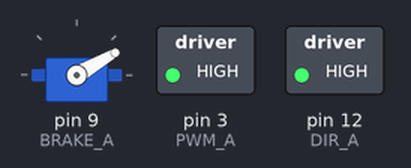
This sketch was run on a simulated Arduino Uno, built with avr-gcc and run on an emulated ATmega328P. Parts: servo, switched loads named in the sketch (green lamp = pin HIGH). What the sketch prints to the serial monitor is not drawn.

Above: at 0.05 s.
Timing chart, 0 to 8.1 s (numbered marks = the images above):
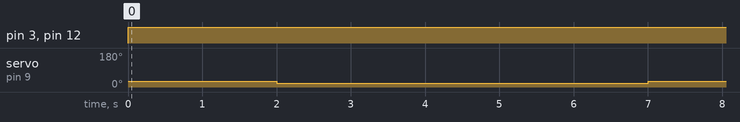

Measured:
- by itself, pin 3 (PWM_A), pin 12 (DIR_A): LOW → HIGH at 0.00 s
- by itself, servo on pin 9 (BRAKE_A): alternates 30° for 2.0 s and 20° for 5.0 s

The sketch:

_003.ino
```cpp
#include <Servo.h>

Servo myservo;  // create servo object to control a servo
// twelve servo objects can be created on most boards


const int
PWM_A   = 3,
DIR_A   = 12,
BRAKE_A = 9,
SNS_A   = A0;


void setup() {
  // Configure the A output
  pinMode(BRAKE_A, OUTPUT);  // Brake pin on channel A
  pinMode(DIR_A, OUTPUT);    // Direction pin on channel A

  // Open Serial communication
  Serial.begin(9600);
  Serial.println("Motor shield DC motor Test:\n");

  myservo.attach(9);  // attaches the servo on pin 9 to the servo object
  Serial.begin(9600);

}

int x=30;
int dir=1;

void loop() {

        myservo.write(x);

        digitalWrite(BRAKE_A, LOW);  // setting brake LOW disable motor brake
        digitalWrite(DIR_A, HIGH);   // setting direction to HIGH the motor will spin forward

        analogWrite(PWM_A, 255);     // Set the speed of the motor, 255 is the maximum value
        delay(2000);

        myservo.write(x-10);
        delay(5000);
        //myservo.write(x);
        //delay(4000);


        //analogWrite(PWM_A, 0);

        //while(1);

}
```
